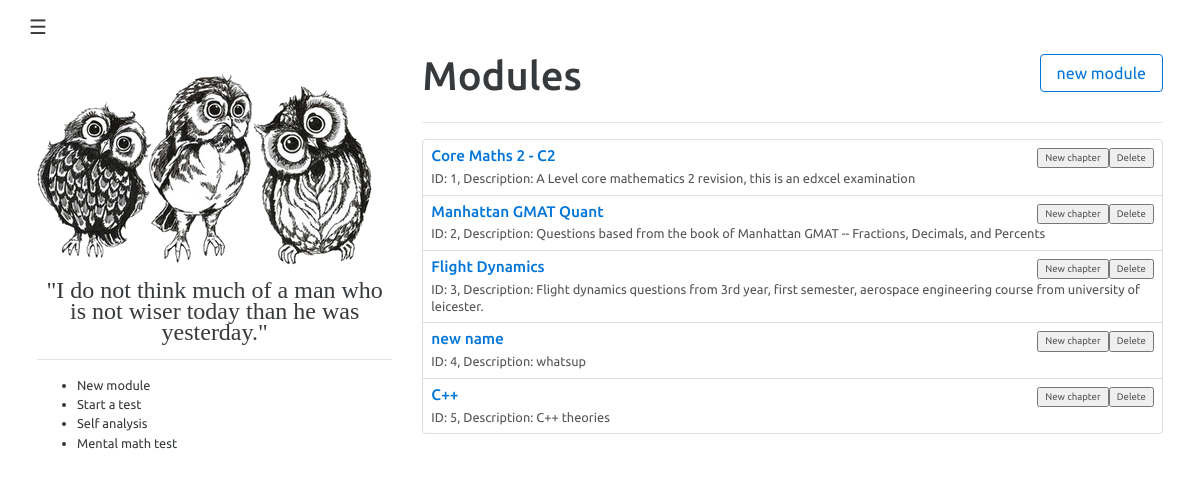
The page /index on the database as committed earlier.
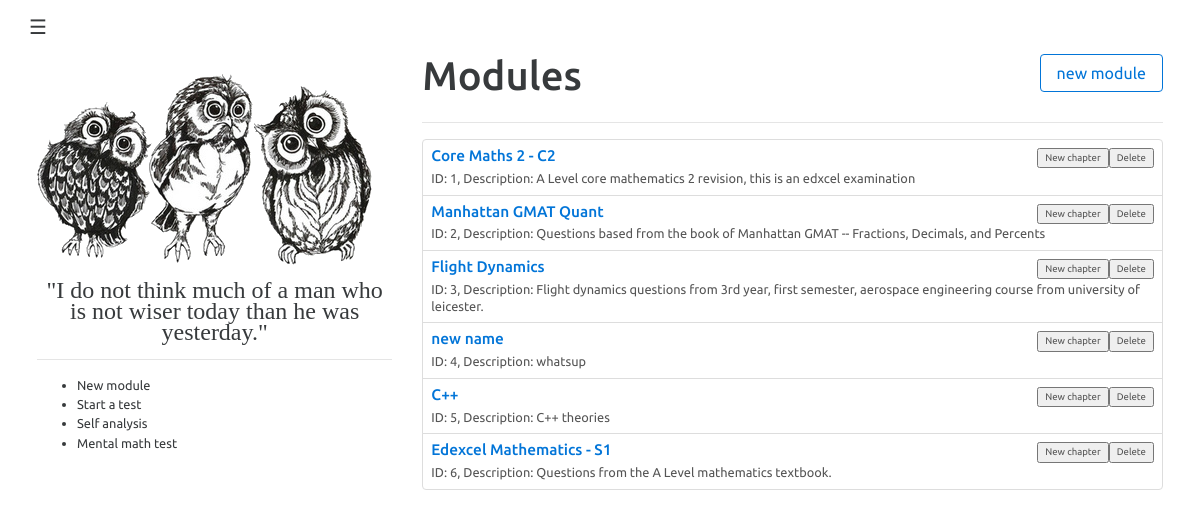
The same page on the database as committed later.
### app/models.py (models this page shows, shortened)
class Module(db.Model):
    id = db.Column(db.Integer, primary_key=True, autoincrement=True)
    name = db.Column(db.String(64))
    description = db.Column(db.String(255))
    image = db.Column(db.String(255))
    pub_date = db.Column(db.DateTime)
    chapters = db.relationship('Chapter', backref='module', lazy='dynamic')

### app/views.py (the view)
@app.route('/')
@app.route('/index')
def index():
    modules = Module.query.all()
    chapters = Chapter.query.all()
    newa = Chapter.query.join(Module, Chapter.module_id==Module.id).filter(Chapter.module_id==Module.id).add_columns(Module.name, Chapter.name.label("c_name"), Chapter.level).all()
    return render_template('index.html',
                           title='Home',
                           chapters=chapters,
                           currentid='',
                           newa=newa,
                           modules=modules)

### app/templates/index.html (shortened to what this page needs)
{% extends "base.html" %}
{% block content %}
    <div class="">
      <h1 class="fl">Modules</h1>
      <button onclick="newModule()" type="button" class="btn btn-primary-outline fr">new module</button>
    </div>
    <hr>
    <div class="list-group">
    {% for module in modules %}
      <a href="javascript:getChapters('{{ module.id }}');" class="amodule_{{module.id}} list-group-item">
        <h4 class="list-group-item-heading fl">{{ module.name }}</h4>
        <button class="miniAction deleteModule fr">Delete</button>
        <button onclick="newChapter('{{ module.id }}')" class="miniAction newChapter fr">New chapter</button>
        <p class="list-group-item-text">ID: {{ module.id }}, Description: {{module.description}}</p>
      </a>
    {% endfor %}
  </div>
{% endblock %}

### app/templates/base.html (shortened to what this page needs)
<html>
  <head>
    <link href="/static/bootstrap4/dist/css/bootstrap.min.css" rel="stylesheet" media="screen">
    <link rel="stylesheet" href="/static/css/style.css" media="screen" title="no title" charset="utf-8">
  </head>
  <body>
    <div class="navbar navbar-default navbar-static-top">
        <button class="navbar-toggler collapsed" type="button" data-toggle="collapse" data-target="#navbar-header" aria-expanded="false">
          ☰
        </button>
    </div>
    <div class="container">
      <div class="row">
        <div class="col-md-4">
          <img src="/static/img/owl.png" alt="" />
          <h1 class="quote">"I do not think much of a man who is not wiser today than he was yesterday."</h1>
          <hr>
          <ul>
            <li>New module</li>
            <li>Start a test</li>
            <li>Self analysis</li>
            <li>Mental math test</li>
          </ul>
        </div>
        <div class="col-md-8">
        {% block content %}{% endblock %}
        </div>
      </div>
    </div>
  </body>
</html>

### app/static/css/style.css (style rules this page uses)
body { font-family: 'Ubuntu', sans-serif; font-size: 0.8em; }
.fl { float: left; }
.fr { float: right; }
ul { margin-bottom: 0; }
h1.quote { font-size: 24px; text-align: center; font-family: garamond; line-height: 21px; }
.list-group-item { padding:0.5rem 0.5rem; }
h4.list-group-item-heading { font-size:1.2em; }
a.list-group-item .list-group-item-heading, button.list-group-item .list-group-item-heading { color: #0275d8; }
.miniAction { font-size:0.75em; }

Rows that differ between the two databases and show on the page:
added Module: name "Edexcel Mathematics - S1", id "6", description "Questions from the A Level mathematics textbook."
